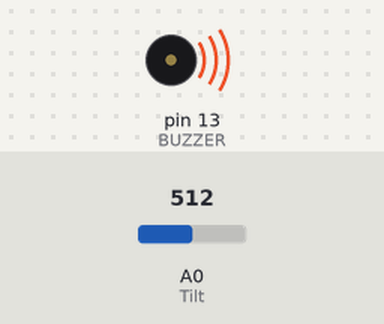
This sketch was run on a simulated Arduino Uno, built with avr-gcc and run on an emulated ATmega328P. On the bench: buzzer (waves = sounding, pin HIGH). The inputs (shaded band) are chosen by the test bench; at power-on: A0 (Tilt) = 512.

Above: at 1.2 s.
1.3 s: A0 (Tilt) set to 0
At 2.3 s:
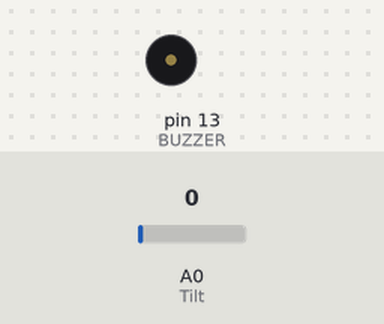
2.8 s: A0 (Tilt) set to 122
At 3.5 s:
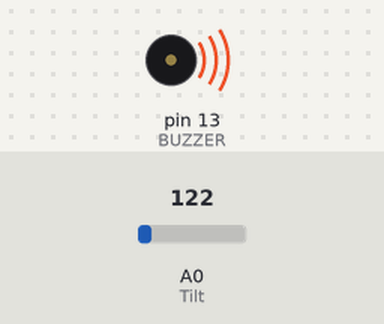
Timing chart, 0 to 5.8 s (numbered marks = the images above; inputs shaded):
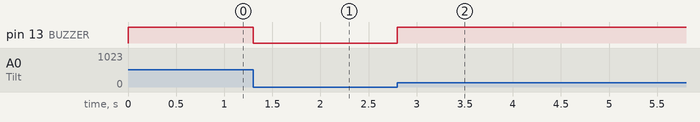

Measured:
- after the input at 1.3 s, pin 13 (BUZZER): HIGH → LOW at once
- after the input at 2.8 s, pin 13 (BUZZER): LOW → HIGH at once

The sketch:

Code001.ino
```cpp
/*This code explains the working of tilt sensor with buzzer*/

#define Tilt A0 //analog output from tilt sensor module is connected to A0
#define BUZZER 13 //LED at D3 pin

void setup() {
  //setup the input or output pin
  pinMode(BUZZER, OUTPUT);
  pinMode(Tilt, INPUT);
  digitalWrite(BUZZER, LOW); //off LED
}

void loop() {
  if (analogRead(Tilt)) //if the AO from Tilt sensor is low, no tilt detected.
    //You might need to adjust the potentiometer to get reading
    digitalWrite(BUZZER, HIGH);
  else
    digitalWrite(BUZZER, LOW);
}
```
